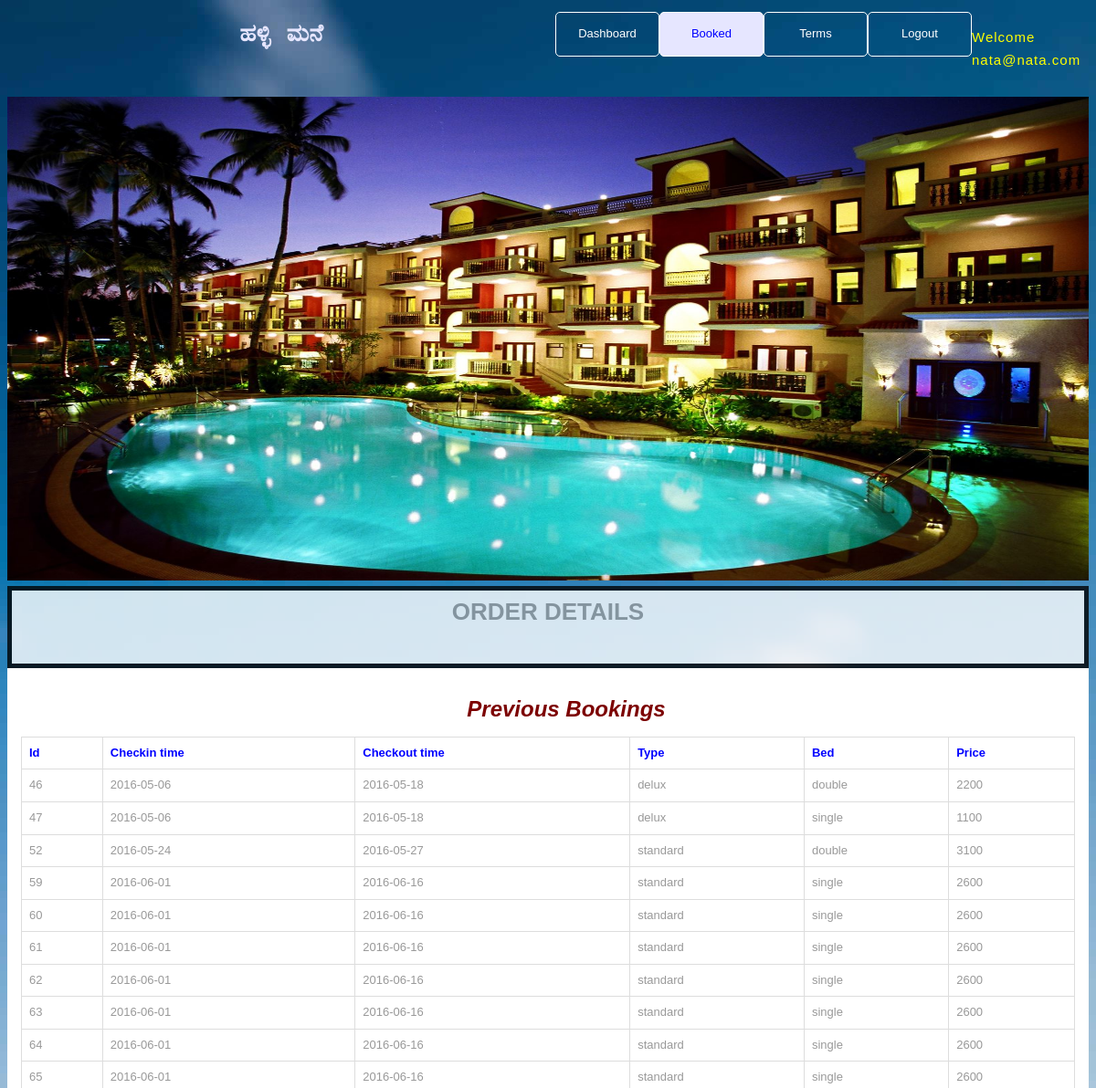
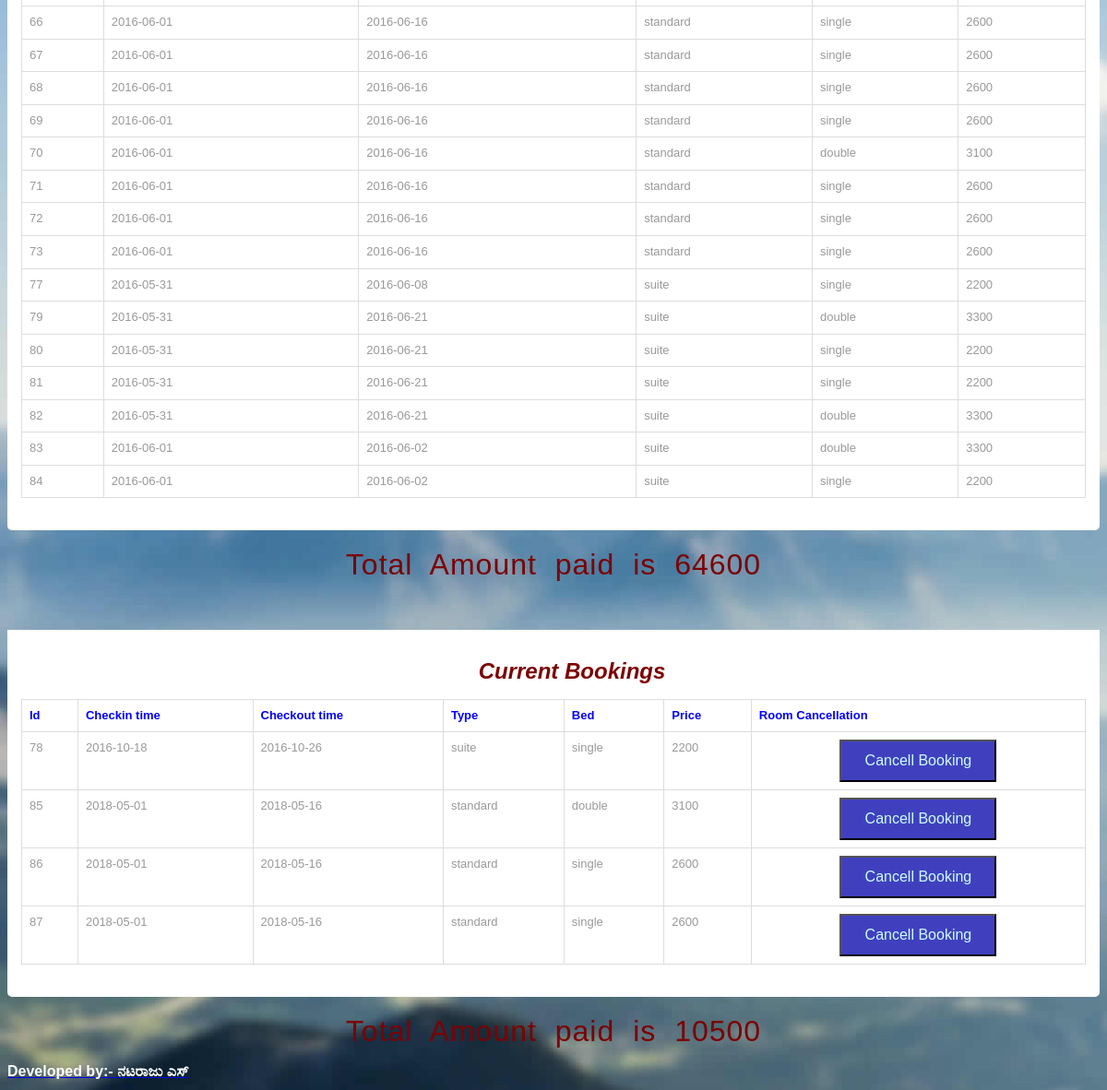
Screenshot of /booked.php (signed in) with the database file from the repository (2 pictures, top to bottom).
### tables this page shows
CREATE TABLE `reservation` (
  `id` int(11) NOT NULL,
  `email` varchar(30) NOT NULL,
  `rm_no` int(11) NOT NULL,
  `checkin` date NOT NULL,
  `checkout` date NOT NULL,
  `typ` varchar(15) NOT NULL,
  `bedtype` varchar(6) NOT NULL,
  `sprice` int(11) NOT NULL,
  `dprice` int(11) NOT NULL
);

### booked.php (the view, shortened to what this page needs)
<!DOCTYPE html>
<html>
<head>
	<link rel="stylesheet" type="text/css" href="tabels.css">
	<link rel="stylesheet" type="text/css" href="booked.css">
</head>
<body >
	<div>
		<div id="head"><h1>ಹಳ್ಳಿ ಮನೆ</h1></div>
		<div class="header">
		<ul>
			<li><a href="check.php">Dashboard</a></li>
  			<li><a class="active" href="booked.php">Booked</a></li>
  			<li><a href="tarrif1.php">Terms</a></li>
  			<li><a href="logout.php">Logout</a></li>
			<font size="6" color="yellow"><p><?php echo " Welcome ".$_SESSION['$email']."";?></p></font>
		</div>
	</div>
	<div class="container">
		<div id="img">
			<img src="images/1.jpg" alt="IMG" width="100%" height="530">
		</div>
		<div class="transbox">
			<div class="aaa"><h1>ORDER DETAILS</h1></div>
		</div>
	</div>
	<div>
		<?php
		include 'connection.php';
		$email=$_SESSION['$email'];
		$current_date=date('Y-m-d');
		$old_orders = "SELECT * FROM `reservation` WHERE `email`='$email' AND `checkin`<'$current_date' AND `checkout`<'$current_date' ORDER BY `id`;";
		$run_old_orders=mysqli_query($con,$old_orders);
		if (mysqli_num_rows($run_old_orders)>0) {
			echo "<div id='content'>
			<div class='portlet'>
				<div class='portlet-body'>
					<div class='table-responsive'>
					  <center>
					  <ul></ul>
						<table class='table table-striped table-bordered table-hover' id='mytable'>
							<thead>
							  <ul><font color='#7c0000' size='5'><b><i>Previous Bookings</i></b></font></ul>
								<tr>
								<th>Id</th>
								<th>Checkin time</th>
								<th>Checkout time</th>
								<th>Type</th>
								<th>Bed</th>
								<th>Price</th>
								</tr>";
								$total=0;
								while ($old_orders_room=mysqli_fetch_array($run_old_orders)) {
									echo "<tr>";
									echo "<td>".$old_orders_room['id']."</td>";
									echo "<td>".$old_orders_room['checkin']."</td>";
									echo "<td>".$old_orders_room['checkout']."</td>";
									echo "<td>".$old_orders_room['typ']."</td>";
									echo "<td>".$old_orders_room['bedtype']."</td>";
									if ($old_orders_room['sprice']!=0) {
										$total+=$old_orders_room['sprice'];
										echo "<td>".$old_orders_room['sprice']."</td>";
									}else{
										$total+=$old_orders_room['dprice'];
										echo "<td>".$old_orders_room['dprice']."</td>";
										}
									echo "</tr>";
								}
							echo "</thead>
						</table>
					  </center>
					</div>
				</div>
			</div>
		</div>";
		echo "<center><p><font size='6' color='#7c0000'>Total Amount paid is $total</font></p></center><br><br>";
		}else{
		}
		$old_orders = "SELECT * FROM `reservation` WHERE `email`='$email' AND `checkout`>='$current_date' AND `checkin`<`checkout`;";
		$run_old_orders=mysqli_query($con,$old_orders);
		if (mysqli_num_rows($run_old_orders)>0) {
			echo "<div id='content'>
			<div class='portlet'>
				<div class='portlet-body'>
					<div class='table-responsive'>
					  <center>
					  <ul></ul>
						<table class='table table-striped table-bordered table-hover' id='mytable'>
							<thead>
							  <ul><font color='#7c0000' size='5'><b><i>Current Bookings</i></b></font></ul>
							  	<font color='yellow'>
								<tr>
								<th>Id</th>
								<th>Checkin time</th>
								<th>Checkout time</th>
								<th>Type</th>
								<th>Bed</th>
								<th>Price</th>
								<th>Room Cancellation</th>
								</tr>
								<?font>";
								$total=0;
								while ($old_orders_room=mysqli_fetch_array($run_old_orders)) {
									echo "<tr>";
									echo "<td>".$old_orders_room['id']."</td>";
									echo "<td>".$old_orders_room['checkin']."</td>";
									echo "<td>".$old_orders_room['checkout']."</td>";
									echo "<td>".$old_orders_room['typ']."</td>";
									echo "<td>".$old_orders_room['bedtype']."</td>";
									if ($old_orders_room['sprice']!=0) {
										$total+=$old_orders_room['sprice'];
										echo "<td>".$old_orders_room['sprice']."</td>";
									}else{
										$total+=$old_orders_room['dprice'];
										echo "<td>".$old_orders_room['dprice']."</td>";
										}
									echo "<th><form action='deleterooms.php' method='POST'>
										<button type='submit' value='Cancell Bookings' name='cancell' >Cancell Booking</input>
										<input type='hidden' name=id value=".$old_orders_room['id']."> </input>
										</form></th>";
									echo "</tr>";
								}
							echo "</thead>
						</table>
					  </center>
					</div>
				</div>
			</div>
		</div>";
		echo "<center><p><font size='6' color='#7c0000'>Total Amount paid is $total</font></p></center>";
		}else{
		}
		?>
	</div>
  <marquee  behaviour="alternate" bgcolor="#2d2d86" height="30px" > <b><a href="contactus1.html"><font color="white" size="3">Developed by:- ನಟರಾಜು ಎಸ್</font></a></b></marquee>
 </body>
</html>

### tabels.css (style rules this page uses)
html { font-family: sans-serif; -ms-text-size-adjust: 100%; -webkit-text-size-adjust: 100% }
body { margin: 0 font-family: 'Open Sans', sans-serif; font-size: 13px; line-height: 1.42857143; color: #999999; background-color: #141d25; height: 100%; }
.table td, .table th { background-color: #fff !important }
.table { border-collapse: collapse !important }
.table-bordered th, .table-bordered td { border: 1px solid #ddd !important }
table { max-width: 100%; background-color: transparent }
th { text-align: left; }
form { text-align: center; }
.table { width: 100%; margin-bottom: 20px }
.table > thead > tr > th, .table > tbody > tr > th, .table > tfoot > tr > th, .table > thead > tr > td, .table > tbody > tr > td, .table > tfoot > tr > td { padding: 8px; line-height: 1.42857143; vertical-align: top; border-top: 1px solid #ddd }
.table > thead > tr > th { vertical-align: bottom; border-bottom: 2px solid #ddd; color: blue; }
.table > caption + thead > tr:first-child > th, .table > colgroup + thead > tr:first-child > th, .table > thead:first-child > tr:first-child > th, .table > caption + thead > tr:first-child > td, .table > colgroup + thead > tr:first-child > td, .table > thead:first-child > tr:first-child > td { border-top: 0 }
.table-bordered { border: 1px solid #ddd }
.table-bordered > thead > tr > th, .table-bordered > tbody > tr > th, .table-bordered > tfoot > tr > th, .table-bordered > thead > tr > td, .table-bordered > tbody > tr > td, .table-bordered > tfoot > tr > td { border: 1px solid #ddd }
.table-bordered > thead > tr > th, .table-bordered > thead > tr > td { border-bottom-width: 2px }
.portlet { clear: both; margin-top: 0px; margin-bottom: 25px; padding: 0px; }
.portlet .portlet-body { background: #FFFFFF; padding: 15px; border-bottom-left-radius: 5px; border-bottom-right-radius: 5px; }
.portlet { border-radius: 5px; }
.table thead tr th { border-bottom: 0; }

### booked.css (style rules this page uses)
body { background-image: url(images/back.jpg); }
h1 { margin-top: 5px; text-align: center; text-decoration: none; }
div.transbox { height: 80px; margin:0px; background-color: white; border: 5px solid black; opacity: 0.8; filter: alpha(opacity=90); }
div.header ul { list-style-type: none; margin: 10; padding: 0; overflow: hidden; background-color: transparent; }
div.header li { float: left; margin-left: 0; }
div.header li a { margin-bottom: 5px; border: 1px solid white; border-radius: 5px; display: inline-block; color: white; width: 80px; text-align: center; padding: 14px 16px; text-decoration: none; }
div.header li a.active { border-radius: 5px; background-color: #e6e6ff; color: blue; }
div#head { color: #e6e6ff; text-transform: uppercase; word-spacing: 10px; float: left; width: 600px; margin: 0; padding: -15px 1px; }
p { font-family: sans-serif;; font-size: 15px; word-spacing:10px; letter-spacing: 1px; line-height: 25px; }
button { width: 170px; text-align: center; font-size: 16px; background-color: #4040bf; color: #cff; padding: 12px 20px 12px 20px; }

### rows the page displays
reservation: id "46", checkin "2016-05-06", checkout "2016-05-18", typ "delux", bedtype "double", dprice "2200"
reservation: id "47", checkin "2016-05-06", checkout "2016-05-18", typ "delux", bedtype "single", sprice "1100"
reservation: id "52", checkin "2016-05-24", checkout "2016-05-27", typ "standard", bedtype "double", dprice "3100"
reservation: id "59", checkin "2016-06-01", checkout "2016-06-16", typ "standard", bedtype "single", sprice "2600"
reservation: id "60", checkin "2016-06-01", checkout "2016-06-16", typ "standard", bedtype "single", sprice "2600"
reservation: id "61", checkin "2016-06-01", checkout "2016-06-16", typ "standard", bedtype "single", sprice "2600"
reservation: id "62", checkin "2016-06-01", checkout "2016-06-16", typ "standard", bedtype "single", sprice "2600"
reservation: id "63", checkin "2016-06-01", checkout "2016-06-16", typ "standard", bedtype "single", sprice "2600"
reservation: id "64", checkin "2016-06-01", checkout "2016-06-16", typ "standard", bedtype "single", sprice "2600"
reservation: id "65", checkin "2016-06-01", checkout "2016-06-16", typ "standard", bedtype "single", sprice "2600"
reservation: id "66", checkin "2016-06-01", checkout "2016-06-16", typ "standard", bedtype "single", sprice "2600"
reservation: id "67", checkin "2016-06-01", checkout "2016-06-16", typ "standard", bedtype "single", sprice "2600"
reservation: id "68", checkin "2016-06-01", checkout "2016-06-16", typ "standard", bedtype "single", sprice "2600"
reservation: id "69", checkin "2016-06-01", checkout "2016-06-16", typ "standard", bedtype "single", sprice "2600"
reservation: id "70", checkin "2016-06-01", checkout "2016-06-16", typ "standard", bedtype "double", dprice "3100"
reservation: id "71", checkin "2016-06-01", checkout "2016-06-16", typ "standard", bedtype "single", sprice "2600"
reservation: id "72", checkin "2016-06-01", checkout "2016-06-16", typ "standard", bedtype "single", sprice "2600"
reservation: id "73", checkin "2016-06-01", checkout "2016-06-16", typ "standard", bedtype "single", sprice "2600"
reservation: id "77", checkin "2016-05-31", checkout "2016-06-08", typ "suite", bedtype "single", sprice "2200"
reservation: id "79", checkin "2016-05-31", checkout "2016-06-21", typ "suite", bedtype "double", dprice "3300"
reservation: id "80", checkin "2016-05-31", checkout "2016-06-21", typ "suite", bedtype "single", sprice "2200"
reservation: id "81", checkin "2016-05-31", checkout "2016-06-21", typ "suite", bedtype "single", sprice "2200"
reservation: id "82", checkin "2016-05-31", checkout "2016-06-21", typ "suite", bedtype "double", dprice "3300"
reservation: id "83", checkin "2016-06-01", checkout "2016-06-02", typ "suite", bedtype "double", dprice "3300"
reservation: id "84", checkin "2016-06-01", checkout "2016-06-02", typ "suite", bedtype "single", sprice "2200"
reservation: id "78", checkin "2016-10-18", checkout "2016-10-26", typ "suite", bedtype "single", sprice "2200"
reservation: id "85", checkin "2018-05-01", checkout "2018-05-16", typ "standard", bedtype "double", dprice "3100"
reservation: id "86", checkin "2018-05-01", checkout "2018-05-16", typ "standard", bedtype "single", sprice "2600"
reservation: id "87", checkin "2018-05-01", checkout "2018-05-16", typ "standard", bedtype "single", sprice "2600"

### other values shown
$_SESSION['$email'] "nata@nata.com"
$total "64600"
$total "10500"
